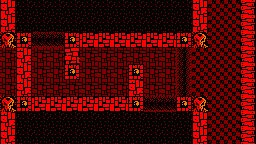

This is a level from a 2D game, rendered from its Tiled map with the project's own tilesets. A one-line summary and the complete map file follow:
An orthogonal 16x9 tile map with 16x16 px tiles, 1 tile layer (Tile Layer 1).

<map version="1.10" tiledversion="1.11.2" orientation="orthogonal" renderorder="right-down" width="16" height="9" tilewidth="16" tileheight="16" infinite="0" nextlayerid="2" nextobjectid="1">
 <tileset firstgid="1" source="tileset.tsx" />
 <layer id="1" name="Tile Layer 1" width="16" height="9">
  <data encoding="csv">
3,15,15,15,15,15,15,15,15,15,15,15,3,18,18,7,
3,15,15,15,15,15,15,15,15,15,15,15,3,18,18,7,
6,1,13,13,1,4,4,4,4,4,4,1,6,18,18,7,
17,3,17,17,5,17,17,17,17,17,17,14,18,18,18,7,
17,3,17,17,1,17,17,17,1,17,17,14,18,18,18,7,
17,3,17,17,17,17,17,17,3,17,17,14,18,18,18,7,
6,1,4,4,4,4,4,4,1,13,13,1,6,18,18,7,
3,15,15,15,15,15,15,15,15,15,15,15,3,18,18,7,
3,15,15,15,15,15,15,15,15,15,15,15,3,18,18,7
</data>
 </layer>
</map>